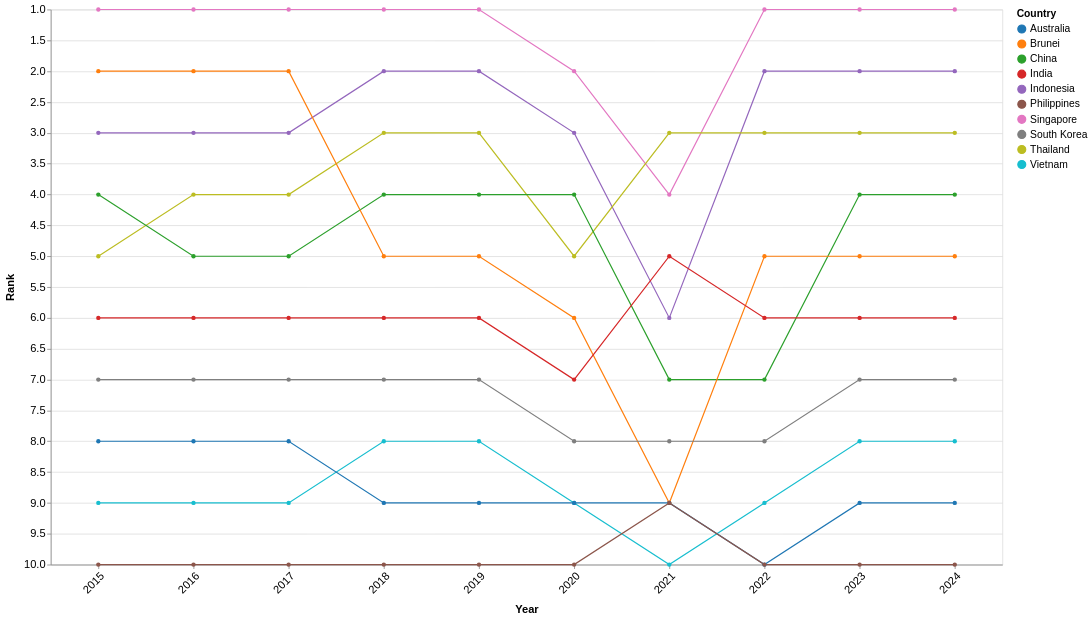

Write a Vega-Lite specification for this figure.
### Vega-Lite specification from a JSON file in a GitHub repository (floating-point values rounded to 4 significant figures)
{"$schema": "https://vega.github.io/schema/vega-lite/v5.json", "width": 1200, "height": 700, "data": {"values": [{"Country": "Singapore", "year": 2024, "Visitors": 4276007, "rank": 1}, {"Country": "Singapore", "year": 2023, "Visitors": 8308230, "rank": 1}, {"Country": "Singapore", "year": 2022, "Visitors": 5222991, "rank": 1}, {"Country": "Singapore", "year": 2021, "Visitors": 16308, "rank": 4}, {"Country": "Singapore", "year": 2020, "Visitors": 1545255, "rank": 2}, {"Country": "Singapore", "year": 2019, "Visitors": 10163882, "rank": 1}, {"Country": "Singapore", "year": 2018, "Visitors": 10615986, "rank": 1}, {"Country": "Singapore", "year": 2017, "Visitors": 12441713, "rank": 1}, {"Country": "Singapore", "year": 2016, "Visitors": 13272961, "rank": 1}, {"Country": "Singapore", "year": 2015, "Visitors": 12930754, "rank": 1}, {"Country": "Indonesia", "year": 2024, "Visitors": 1786630, "rank": 2}, {"Country": "Indonesia", "year": 2023, "Visitors": 3108165, "rank": 2}, {"Country": "Indonesia", "year": 2022, "Visitors": 1481739, "rank": 2}, {"Country": "Indonesia", "year": 2021, "Visitors": 11025, "rank": 6}, {"Country": "Indonesia", "year": 2020, "Visitors": 711723, "rank": 3}, {"Country": "Indonesia", "year": 2019, "Visitors": 3623277, "rank": 2}, {"Country": "Indonesia", "year": 2018, "Visitors": 3277689, "rank": 2}, {"Country": "Indonesia", "year": 2017, "Visitors": 2796570, "rank": 3}, {"Country": "Indonesia", "year": 2016, "Visitors": 3049964, "rank": 3}, {"Country": "Indonesia", "year": 2015, "Visitors": 2788033, "rank": 3}, {"Country": "Thailand", "year": 2024, "Visitors": 813783, "rank": 3}, {"Country": "Thailand", "year": 2023, "Visitors": 1551282, "rank": 3}, {"Country": "Thailand", "year": 2022, "Visitors": 715528, "rank": 3}, {"Country": "Thailand", "year": 2021, "Visitors": 59607, "rank": 3}, {"Country": "Thailand", "year": 2020, "Visitors": 394413, "rank": 5}, {"Country": "Thailand", "year": 2019, "Visitors": 1884306, "rank": 3}, {"Country": "Thailand", "year": 2018, "Visitors": 1914692, "rank": 3}, {"Country": "Thailand", "year": 2017, "Visitors": 1836522, "rank": 4}, {"Country": "Thailand", "year": 2016, "Visitors": 1780800, "rank": 4}, {"Country": "Thailand", "year": 2015, "Visitors": 1343569, "rank": 5}, {"Country": "China", "year": 2024, "Visitors": 1449711, "rank": 4}, {"Country": "China", "year": 2023, "Visitors": 1474114, "rank": 4}, {"Country": "China", "year": 2022, "Visitors": 211363, "rank": 7}, {"Country": "China", "year": 2021, "Visitors": 7701, "rank": 7}, {"Country": "China", "year": 2020, "Visitors": 405149, "rank": 4}, {"Country": "China", "year": 2019, "Visitors": 3114257, "rank": 4}, {"Country": "China", "year": 2018, "Visitors": 2944133, "rank": 4}, {"Country": "China", "year": 2017, "Visitors": 2281666, "rank": 5}, {"Country": "China", "year": 2016, "Visitors": 2124942, "rank": 5}, {"Country": "China", "year": 2015, "Visitors": 1677163, "rank": 4}, {"Country": "Brunei", "year": 2024, "Visitors": 565999, "rank": 5}, {"Country": "Brunei", "year": 2023, "Visitors": 811833, "rank": 5}, {"Country": "Brunei", "year": 2022, "Visitors": 301757, "rank": 5}, {"Country": "Brunei", "year": 2021, "Visitors": 773, "rank": 9}, {"Country": "Brunei", "year": 2020, "Visitors": 136020, "rank": 6}, {"Country": "Brunei", "year": 2019, "Visitors": 1216123, "rank": 5}, {"Country": "Brunei", "year": 2018, "Visitors": 1382031, "rank": 5}, {"Country": "Brunei", "year": 2017, "Visitors": 1660506, "rank": 2}, {"Country": "Brunei", "year": 2016, "Visitors": 1391016, "rank": 2}, {"Country": "Brunei", "year": 2015, "Visitors": 1133555, "rank": 2}, {"Country": "India", "year": 2024, "Visitors": 537493, "rank": 6}, {"Country": "India", "year": 2023, "Visitors": 671846, "rank": 6}, {"Country": "India", "year": 2022, "Visitors": 324548, "rank": 6}, {"Country": "India", "year": 2021, "Visitors": 3916, "rank": 5}, {"Country": "India", "year": 2020, "Visitors": 155883, "rank": 7}, {"Country": "India", "year": 2019, "Visitors": 735309, "rank": 6}, {"Country": "India", "year": 2018, "Visitors": 600311, "rank": 6}, {"Country": "India", "year": 2017, "Visitors": 552739, "rank": 6}, {"Country": "India", "year": 2016, "Visitors": 638578, "rank": 6}, {"Country": "India", "year": 2015, "Visitors": 722141, "rank": 6}, {"Country": "South Korea", "year": 2024, "Visitors": 232711, "rank": 7}, {"Country": "South Korea", "year": 2023, "Visitors": 400853, "rank": 7}, {"Country": "South Korea", "year": 2022, "Visitors": 146384, "rank": 8}, {"Country": "South Korea", "year": 2021, "Visitors": 3028, "rank": 8}, {"Country": "South Korea", "year": 2020, "Visitors": 119750, "rank": 8}, {"Country": "South Korea", "year": 2019, "Visitors": 673065, "rank": 7}, {"Country": "South Korea", "year": 2018, "Visitors": 616783, "rank": 7}, {"Country": "South Korea", "year": 2017, "Visitors": 484528, "rank": 7}, {"Country": "South Korea", "year": 2016, "Visitors": 444439, "rank": 7}, {"Country": "South Korea", "year": 2015, "Visitors": 421161, "rank": 7}, {"Country": "Vietnam", "year": 2024, "Visitors": 137344, "rank": 8}, {"Country": "Vietnam", "year": 2023, "Visitors": 286083, "rank": 8}, {"Country": "Vietnam", "year": 2022, "Visitors": 123931, "rank": 9}, {"Country": "Vietnam", "year": 2021, "Visitors": 14136, "rank": 10}, {"Country": "Vietnam", "year": 2020, "Visitors": 71622, "rank": 9}, {"Country": "Vietnam", "year": 2019, "Visitors": 892716, "rank": 8}, {"Country": "Vietnam", "year": 2018, "Visitors": 786327, "rank": 8}, {"Country": "Vietnam", "year": 2017, "Visitors": 638135, "rank": 9}, {"Country": "Vietnam", "year": 2016, "Visitors": 703737, "rank": 9}, {"Country": "Vietnam", "year": 2015, "Visitors": 646891, "rank": 9}, {"Country": "Australia", "year": 2024, "Visitors": 159318, "rank": 9}, {"Country": "Australia", "year": 2023, "Visitors": 276477, "rank": 9}, {"Country": "Australia", "year": 2022, "Visitors": 118598, "rank": 10}, {"Country": "Australia", "year": 2021, "Visitors": 33451, "rank": 9}, {"Country": "Australia", "year": 2020, "Visitors": 195146, "rank": 9}, {"Country": "Australia", "year": 2019, "Visitors": 1282782, "rank": 9}, {"Country": "Australia", "year": 2018, "Visitors": 1034871, "rank": 9}, {"Country": "Australia", "year": 2017, "Visitors": 899202, "rank": 8}, {"Country": "Australia", "year": 2016, "Visitors": 737115, "rank": 8}, {"Country": "Australia", "year": 2015, "Visitors": 714047, "rank": 8}, {"Country": "Philippines", "year": 2024, "Visitors": 60100, "rank": 10}, {"Country": "Philippines", "year": 2023, "Visitors": 137781, "rank": 10}, {"Country": "Philippines", "year": 2022, "Visitors": 86462, "rank": 10}, {"Country": "Philippines", "year": 2021, "Visitors": 10229, "rank": 9}, {"Country": "Philippines", "year": 2020, "Visitors": 53889, "rank": 10}, {"Country": "Philippines", "year": 2019, "Visitors": 1114257, "rank": 10}, {"Country": "Philippines", "year": 2018, "Visitors": 1167375, "rank": 10}, {"Country": "Philippines", "year": 2017, "Visitors": 1066461, "rank": 10}, {"Country": "Philippines", "year": 2016, "Visitors": 1029488, "rank": 10}, {"Country": "Philippines", "year": 2015, "Visitors": 957408, "rank": 10}]}, "mark": {"type": "line", "point": true, "strokeWidth": 1.5}, "encoding": {"x": {"field": "year", "type": "ordinal", "title": "Year", "axis": {"labelOverlap": "parity", "labelAngle": -45}}, "y": {"field": "rank", "type": "quantitative", "title": "Rank", "scale": {"domain": [10, 1], "nice": true}, "axis": {"reverse": true}}, "color": {"field": "Country", "type": "nominal", "scale": {"scheme": "category10"}}, "tooltip": [{"field": "Country", "type": "nominal", "title": "Country"}, {"field": "year", "type": "ordinal", "title": "Year"}, {"field": "rank", "type": "quantitative", "title": "Rank"}, {"field": "Visitors", "type": "quantitative", "title": "Visitors", "format": ","}]}, "config": {"axis": {"labelFontSize": 14, "titleFontSize": 14, "titlePadding": 10}, "legend": {"labelFontSize": 13, "titleFontSize": 13, "labelPadding": 10}, "tooltip": {"labelFontSize": 15, "titleFontSize": 15}}}
